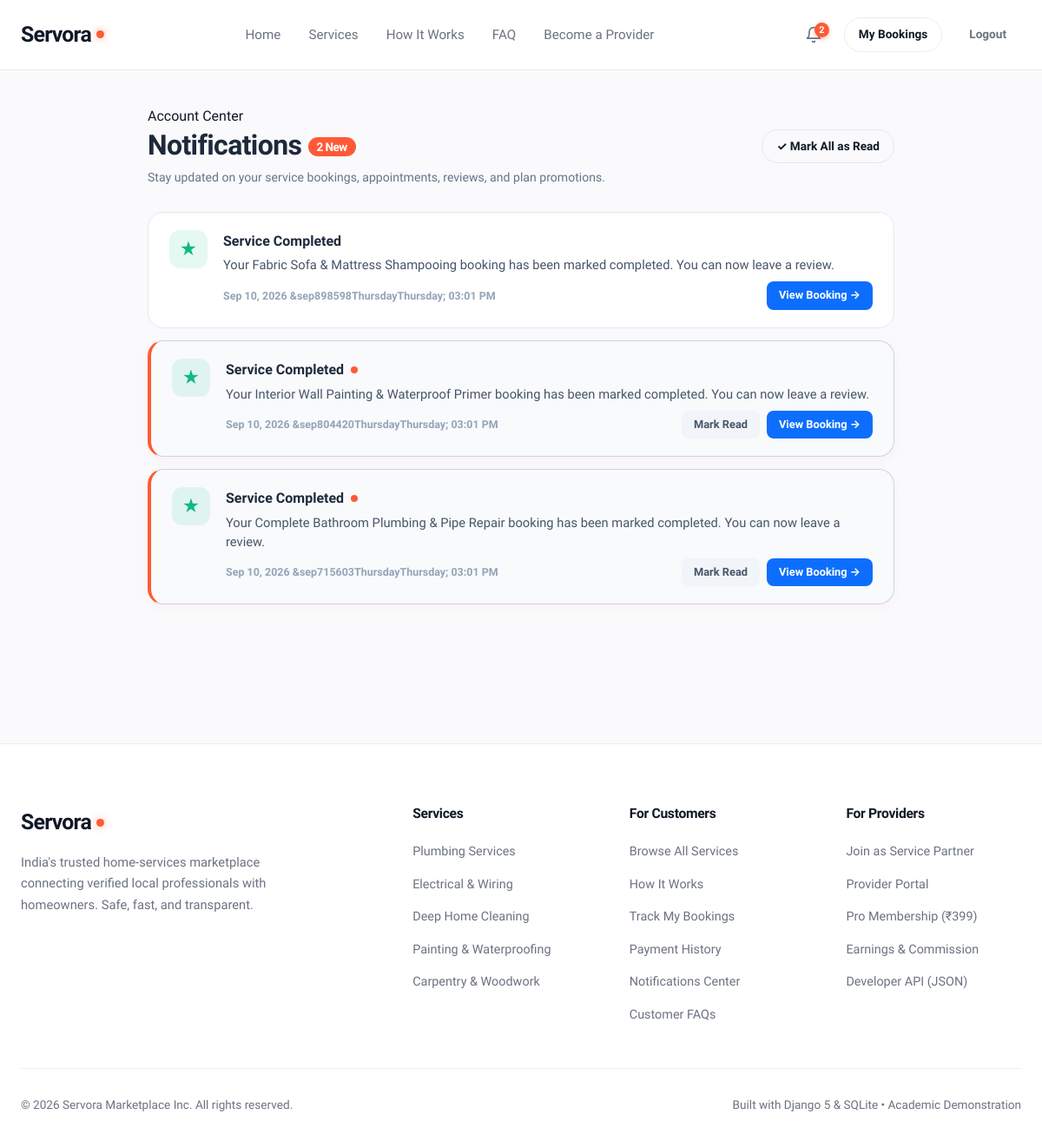
The app's page /notifications/ (signed in), older data.
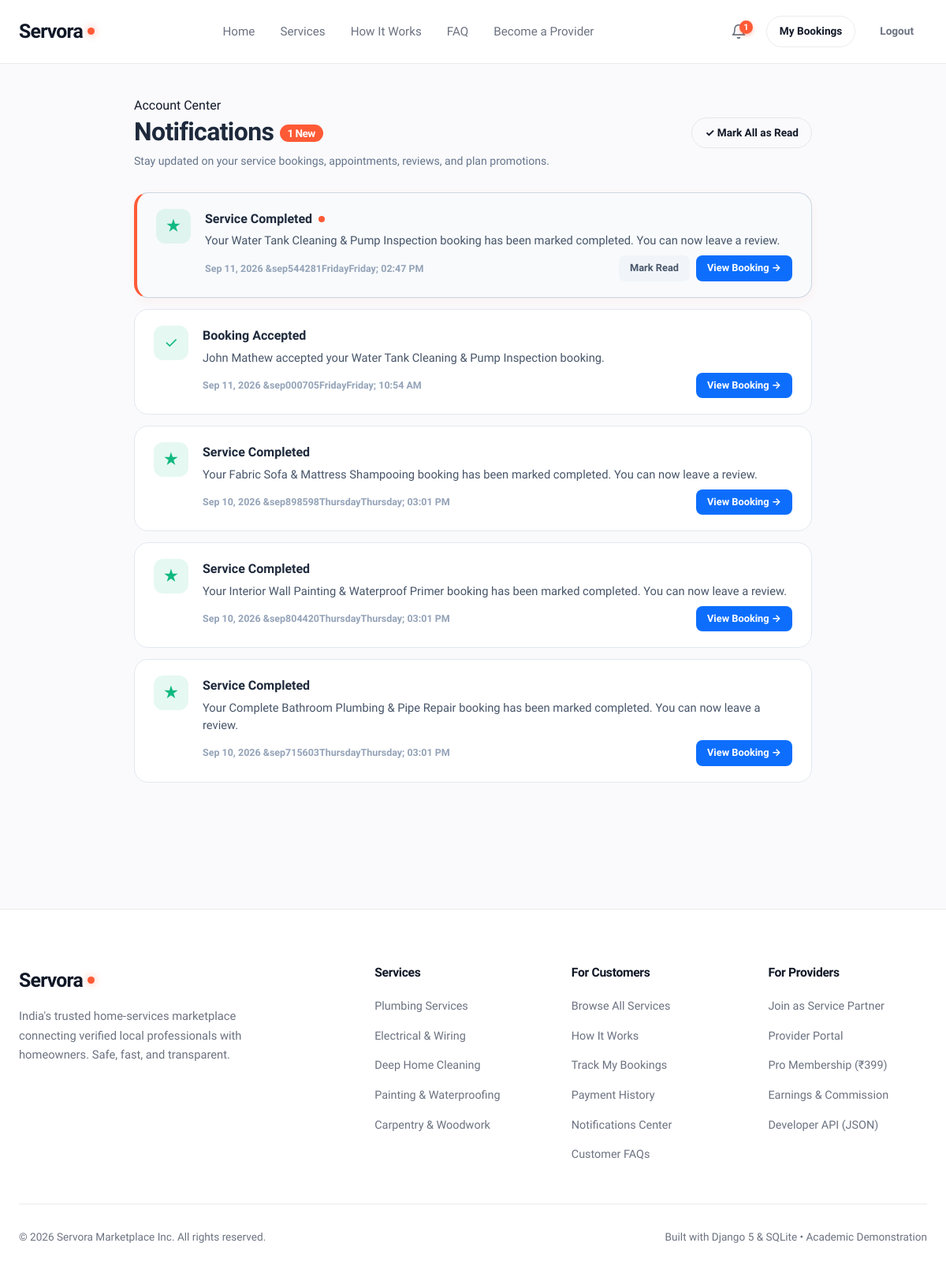
The same page, newer data.
### services/models.py (models this page shows, shortened)
class Notification(models.Model):
    NOTIFICATION_TYPES = (
        ('booking_created', 'New Booking Request'),
        ('booking_accepted', 'Booking Accepted'),
        ('booking_declined', 'Booking Declined'),
        ('booking_cancelled', 'Booking Cancelled'),
        ('booking_completed', 'Service Completed'),
        ('review_received', 'New Review Received'),
        ('subscription_activated', 'Pro Subscription Activated'),
        ('featured_listing_activated', 'Service Featured'),
        ('materials_added', 'Materials Proposal Added'),
        ('materials_approved', 'Materials Approved'),
        ('materials_rejected', 'Materials Rejected'),
        ('payment_received', 'Payment Confirmed'),
        ('refund_processed', 'Payment Refunded'),
    )
    recipient = models.ForeignKey(User, on_delete=models.CASCADE, related_name='notifications')
    notification_type = models.CharField(max_length=35, choices=NOTIFICATION_TYPES)
    title = models.CharField(max_length=200)
    message = models.TextField()
    booking = models.ForeignKey(Booking, null=True, blank=True, on_delete=models.SET_NULL, related_name='notifications')
    service = models.ForeignKey(Service, null=True, blank=True, on_delete=models.SET_NULL, related_name='notifications')
    is_read = models.BooleanField(default=False)
    created_at = models.DateTimeField(auto_now_add=True)
    class Meta:
        ordering = ['-created_at']

### services/views.py (the view)
# urls.py: path('notifications/', views.notifications_list_view, name='notifications_list'),
@login_required
def notifications_list_view(request):
    notifications = Notification.objects.filter(
        recipient=request.user
    ).select_related('booking', 'service').order_by('-created_at')
    unread_count = notifications.filter(is_read=False).count()
    return render(request, 'notifications/list.html', {
        'notifications': notifications,
        'unread_count': unread_count,
        'active_tab': 'notifications',
    })

### services/context_processors.py (called while the page is built)
def notifications_context(request):
    if request.user.is_authenticated:
        user_notifications = Notification.objects.filter(recipient=request.user)
        unread_count = user_notifications.filter(is_read=False).count()
        recent = user_notifications[:5]
        return {
            'unread_notifications_count': unread_count,
            'recent_notifications': recent,
        }
    return {
        'unread_notifications_count': 0,
        'recent_notifications': [],
    }

### users/models.py (called while the page is built)
    @property
    def is_provider(self):
        return self.role == 'provider'

### templates/notifications/list.html (shortened to what this page needs)
{% extends 'base.html' %}
{% load static %}
{% block content %}
<section class="section">
  <div class="container">
    <div class="notifications-container">
      <div class="notifications-header">
        <div>
          <span class="section-subtitle">Account Center</span>
          <h1 style="font-size: 2rem; margin: 0 0 6px; color: #1E293B;">
            Notifications
            {% if unread_count > 0 %}
              <span style="font-size: 0.85rem; background: #FF5A36; color: #FFFFFF; padding: 3px 10px; border-radius: 9999px; vertical-align: middle; font-weight: 800;">
                {{ unread_count }} New
              </span>
            {% endif %}
          </h1>
          <p class="text-sm" style="color: #64748B; margin: 0;">Stay updated on your service bookings, appointments, reviews, and plan promotions.</p>
        </div>
        {% if unread_count > 0 %}
          <form method="POST" action="{% url 'notification_mark_all_read' %}" style="margin: 0;">
            <button type="submit" class="btn btn-outline btn-sm" style="font-size: 0.85rem; font-weight: 700;">
              ✓ Mark All as Read
            </button>
          </form>
        {% endif %}
      </div>
      {% if notifications %}
        <div class="notifications-list">
          {% for notif in notifications %}
            <div class="notif-card {% if not notif.is_read %}unread{% endif %}">
              <div class="notif-icon
                {% if notif.notification_type == 'booking_created' %}notif-icon-booking
                {% elif notif.notification_type == 'booking_accepted' or notif.notification_type == 'booking_completed' %}notif-icon-success
                {% elif notif.notification_type == 'booking_declined' or notif.notification_type == 'booking_cancelled' %}notif-icon-danger
                {% elif notif.notification_type == 'review_received' %}notif-icon-review
                {% else %}notif-icon-pro{% endif %}">
                {% if notif.notification_type == 'booking_created' %}📅
                {% elif notif.notification_type == 'booking_accepted' %}✓
                {% elif notif.notification_type == 'booking_declined' or notif.notification_type == 'booking_cancelled' %}✕
                {% elif notif.notification_type == 'booking_completed' %}★
                {% elif notif.notification_type == 'review_received' %}⭐
                {% elif notif.notification_type == 'subscription_activated' %}👑
                {% elif notif.notification_type == 'featured_listing_activated' %}⚡
                {% else %}🔔{% endif %}
              </div>
              <div style="flex: 1;">
                <div class="notif-title">
                  <span>{{ notif.title }}</span>
                  {% if not notif.is_read %}
                    <span class="notif-unread-dot" title="Unread notification"></span>
                  {% endif %}
                </div>
                <div class="notif-message">{{ notif.message }}</div>
                <div style="display: flex; align-items: center; justify-content: space-between; flex-wrap: wrap; gap: 8px;">
                  <span class="notif-time">{{ notif.created_at|date:"M d, Y &bull; h:i A" }}</span>
                  <div style="display: flex; gap: 8px;">
                    {% if not notif.is_read %}
                      <a href="{% url 'notification_mark_read' notif.id %}?next={% url 'notifications_list' %}" class="notif-action-btn" style="background: #F1F5F9; color: #475569;">
                        Mark Read
                      </a>
                    {% endif %}
                    {% if notif.booking %}
                      {% if user.profile.is_provider %}
                        <a href="{% url 'notification_mark_read' notif.id %}?next={% url 'provider_job_detail' notif.booking.id %}" class="notif-action-btn" style="background: #0D6EFD; color: #FFFFFF;">
                          View Job &rarr;
                        </a>
                      {% else %}
                        <a href="{% url 'notification_mark_read' notif.id %}?next={% url 'booking_detail' notif.booking.id %}" class="notif-action-btn" style="background: #0D6EFD; color: #FFFFFF;">
                          View Booking &rarr;
                        </a>
                      {% endif %}
                    {% elif notif.service %}
                      <a href="{% url 'notification_mark_read' notif.id %}?next={% url 'service_detail' notif.service.id %}" class="notif-action-btn" style="background: #8B5CF6; color: #FFFFFF;">
                        View Service &rarr;
                      </a>
                    {% endif %}
                  </div>
                </div>
              </div>
            </div>
          {% endfor %}
        </div>
      {% endif %}
    </div>
  </div>
</section>
{% endblock %}

### templates/base.html (shortened to what this page needs)
{% load static %}
<!DOCTYPE html>
<html lang="en">
<head>
  <link rel="stylesheet" href="{% static 'css/main.css' %}">
</head>
<body>
  <header class="navbar">
    <div class="container navbar-inner">
      <a href="{% url 'home' %}" class="logo">
        <span>Servora</span><span class="logo-dot"></span>
      </a>
      <nav class="nav-links">
        <a href="{% url 'home' %}" class="nav-link {% if request.resolver_match.url_name == 'home' %}active{% endif %}">Home</a>
        <a href="{% url 'service_list' %}" class="nav-link {% if request.resolver_match.url_name == 'service_list' %}active{% endif %}">Services</a>
        <a href="{% url 'home' %}#how-it-works" class="nav-link">How It Works</a>
        <a href="{% url 'home' %}#faq" class="nav-link">FAQ</a>
        {% if not user.is_authenticated or not user.profile.is_provider %}
          <a href="{% url 'register' %}?role=provider" class="nav-link">Become a Provider</a>
        {% endif %}
      </nav>
      <div class="nav-actions">
        {% if user.is_authenticated %}
          <a href="{% url 'notifications_list' %}" class="btn btn-ghost btn-sm" style="position: relative; padding: 6px 10px;" title="Notifications">
            <svg width="20" height="20" viewBox="0 0 24 24" fill="none" stroke="currentColor" stroke-width="2" stroke-linecap="round" stroke-linejoin="round">
              <path d="M18 8A6 6 0 0 0 6 8c0 7-3 9-3 9h18s-3-2-3-9"></path>
              <path d="M13.73 21a2 2 0 0 1-3.46 0"></path>
            </svg>
            {% if unread_notifications_count > 0 %}
              <span style="position: absolute; top: 2px; right: 2px; background: #FF5A36; color: #FFFFFF; font-size: 0.68rem; font-weight: 800; border-radius: 9999px; min-width: 17px; height: 17px; display: flex; align-items: center; justify-content: center; padding: 0 4px; box-shadow: 0 2px 5px rgba(255, 90, 54, 0.4);">
                {{ unread_notifications_count }}
              </span>
            {% endif %}
          </a>
          {% if user.profile.is_provider %}
            <a href="{% url 'provider_dashboard' %}" class="btn btn-dark btn-sm">
              <span>Dashboard</span>
              {% if user.profile.is_verified %}<span class="badge badge-verified" style="padding: 2px 6px; font-size: 0.7rem;">Verified</span>{% endif %}
            </a>
          {% else %}
            <a href="{% url 'my_bookings' %}" class="btn btn-outline btn-sm">My Bookings</a>
          {% endif %}
          <a href="{% url 'logout' %}" class="btn btn-ghost btn-sm">Logout</a>
        {% else %}
          <a href="{% url 'login' %}" class="btn btn-ghost btn-sm">Login</a>
          <a href="{% url 'register' %}" class="btn btn-primary btn-sm">Sign Up</a>
        {% endif %}
      </div>
    </div>
  </header>
  <main class="main-content">
    {% block content %}{% endblock %}
  </main>
  <footer class="footer">
    <div class="container">
      <div class="footer-grid">
        <div class="footer-brand">
          <a href="{% url 'home' %}" class="logo">
            <span>Servora</span><span class="logo-dot"></span>
          </a>
          <p>India's trusted home-services marketplace connecting verified local professionals with homeowners. Safe, fast, and transparent.</p>
        </div>
        <div class="footer-col">
          <h5>Services</h5>
          <ul>
            <li><a href="{% url 'service_list' %}?category=Plumbing">Plumbing Services</a></li>
            <li><a href="{% url 'service_list' %}?category=Electrical">Electrical & Wiring</a></li>
            <li><a href="{% url 'service_list' %}?category=Cleaning">Deep Home Cleaning</a></li>
            <li><a href="{% url 'service_list' %}?category=Painting">Painting & Waterproofing</a></li>
            <li><a href="{% url 'service_list' %}?category=Carpentry">Carpentry & Woodwork</a></li>
          </ul>
        </div>
        <div class="footer-col">
          <h5>For Customers</h5>
          <ul>
            <li><a href="{% url 'service_list' %}">Browse All Services</a></li>
            <li><a href="{% url 'home' %}#how-it-works">How It Works</a></li>
            <li><a href="{% url 'my_bookings' %}">Track My Bookings</a></li>
            <li><a href="{% url 'customer_payment_history' %}">Payment History</a></li>
            <li><a href="{% url 'notifications_list' %}">Notifications Center</a></li>
            <li><a href="{% url 'home' %}#faq">Customer FAQs</a></li>
          </ul>
        </div>
        <div class="footer-col">
          <h5>For Providers</h5>
          <ul>
            <li><a href="{% url 'register' %}?role=provider">Join as Service Partner</a></li>
            <li><a href="{% url 'provider_dashboard' %}">Provider Portal</a></li>
            <li><a href="{% url 'provider_subscription' %}">Pro Membership (₹399)</a></li>
            <li><a href="{% url 'provider_earnings' %}">Earnings & Commission</a></li>
            <li><a href="{% url 'api_services_list' %}">Developer API (JSON)</a></li>
          </ul>
        </div>
      </div>
      <div class="footer-bottom">
        <p>&copy; 2026 Servora Marketplace Inc. All rights reserved.</p>
        <p>Built with Django 5 & SQLite &bull; Academic Demonstration</p>
      </div>
    </div>
  </footer>
</body>
</html>

### templates/notifications/list.html (style rules this page uses)
.notifications-container { max-width: 860px; margin: 40px auto 80px; }
.notifications-header { display: flex; align-items: center; justify-content: space-between; margin-bottom: 28px; flex-wrap: wrap; gap: 16px; }
.notif-card { background: #FFFFFF; border: 1px solid #E2E8F0; border-radius: 18px; padding: 20px 24px; margin-bottom: 14px; display: flex; align-items: flex-start; gap: 18px; transition: all 0.2s ease; position: relative; }
.notif-card.unread { background: #F8FAFC; border-color: #CBD5E1; border-left: 4px solid #FF5A36; box-shadow: 0 4px 14px rgba(255, 90, 54, 0.06); }
.notif-icon { width: 44px; height: 44px; border-radius: 12px; display: flex; align-items: center; justify-content: center; font-size: 1.25rem; flex-shrink: 0; }
.notif-icon-success { background: rgba(16, 185, 129, 0.1); color: #10B981; }
.notif-title { font-size: 1rem; font-weight: 800; color: #1E293B; margin-bottom: 4px; display: flex; align-items: center; gap: 8px; }
.notif-unread-dot { width: 8px; height: 8px; border-radius: 50%; background: #FF5A36; display: inline-block; }
.notif-message { font-size: 0.92rem; color: #475569; line-height: 1.5; margin-bottom: 8px; }
.notif-time { font-size: 0.78rem; color: #94A3B8; font-weight: 600; }
.notif-action-btn { padding: 6px 14px; border-radius: 8px; font-size: 0.8rem; font-weight: 700; text-decoration: none; transition: all 0.15s; }

Row changes from the older to the newer data that the page shows:
added Notification: title "Service Completed", is_read False (drawn), message "Your Water Tank Cleaning & Pump Inspection booking has been marked completed. You can now leave a review.", created_at "Sep 11, 2026 &sep544281FridayFriday; 02:47 PM", shows "View Booking →"
added Notification: title "Booking Accepted", message "John Mathew accepted your Water Tank Cleaning & Pump Inspection booking.", created_at "Sep 11, 2026 &sep000705FridayFriday; 10:54 AM", shows "View Booking →"
changed Notification "Sep 10, 2026 &sep804420ThursdayThursday; 03:01 PM": no longer shows "Mark Read"
changed Notification "Sep 10, 2026 &sep715603ThursdayThursday; 03:01 PM": no longer shows "Mark Read"
Text that changed along with them:
{{ unread_notifications_count }}: "2" → "1"
{{ unread_count }}: "2" → "1"
